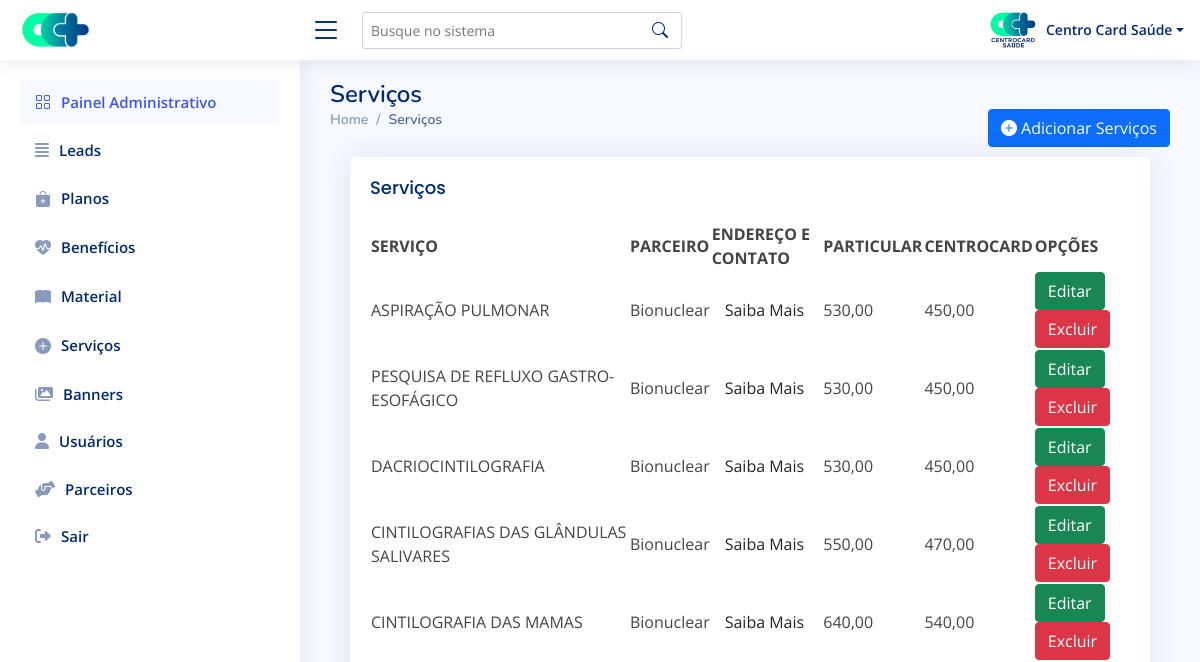
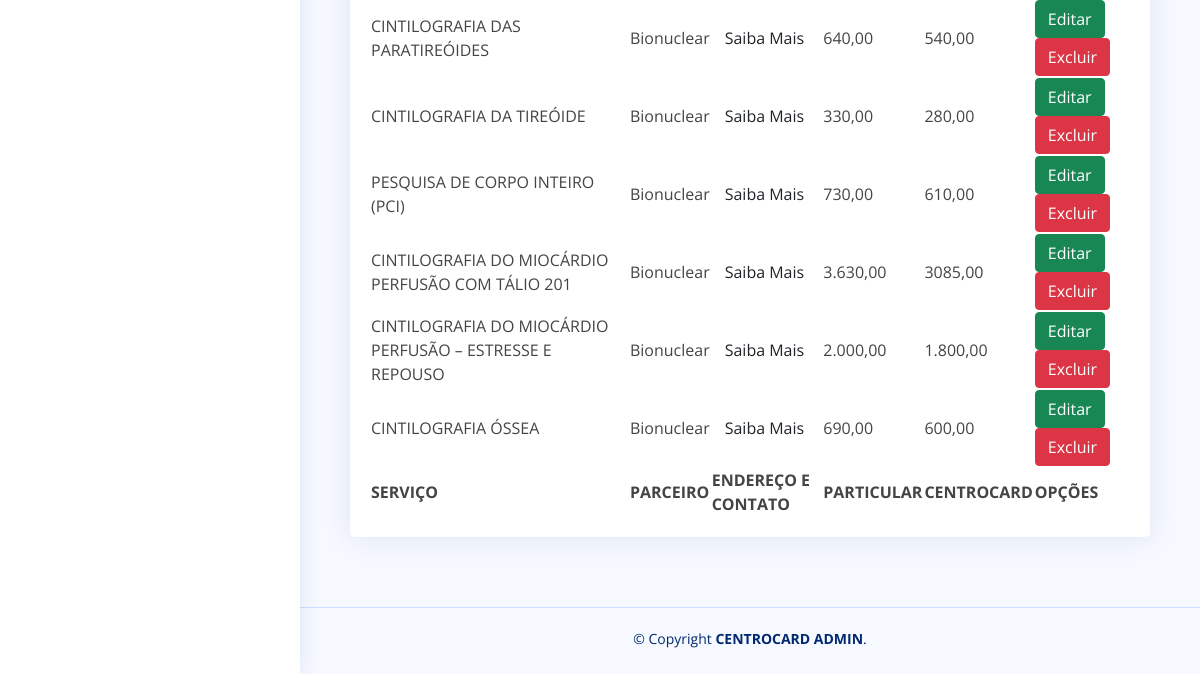
/admin/painel-servicos.php (signed in), run on an earlier commit of the app's database (2 pictures, top to bottom).
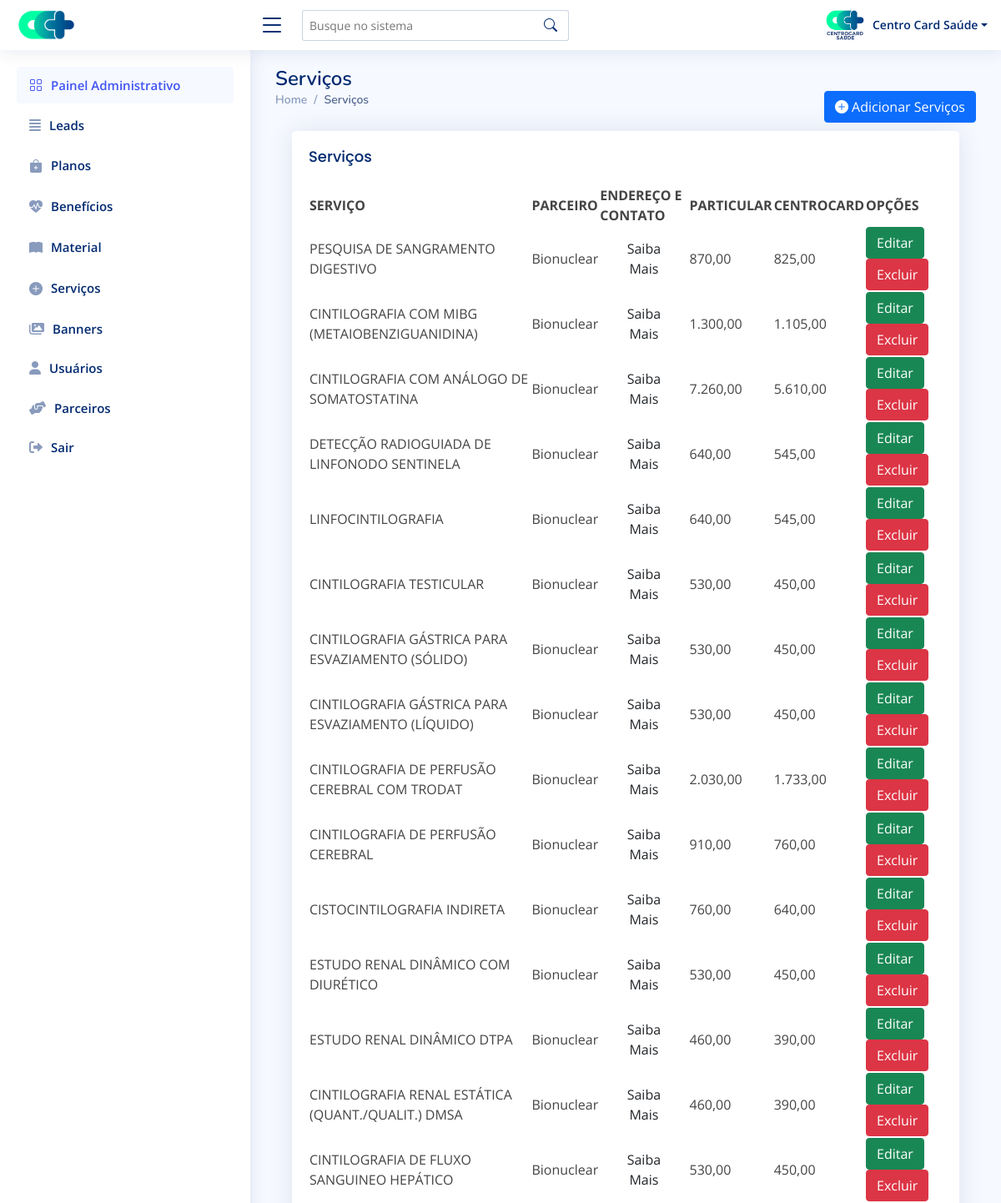
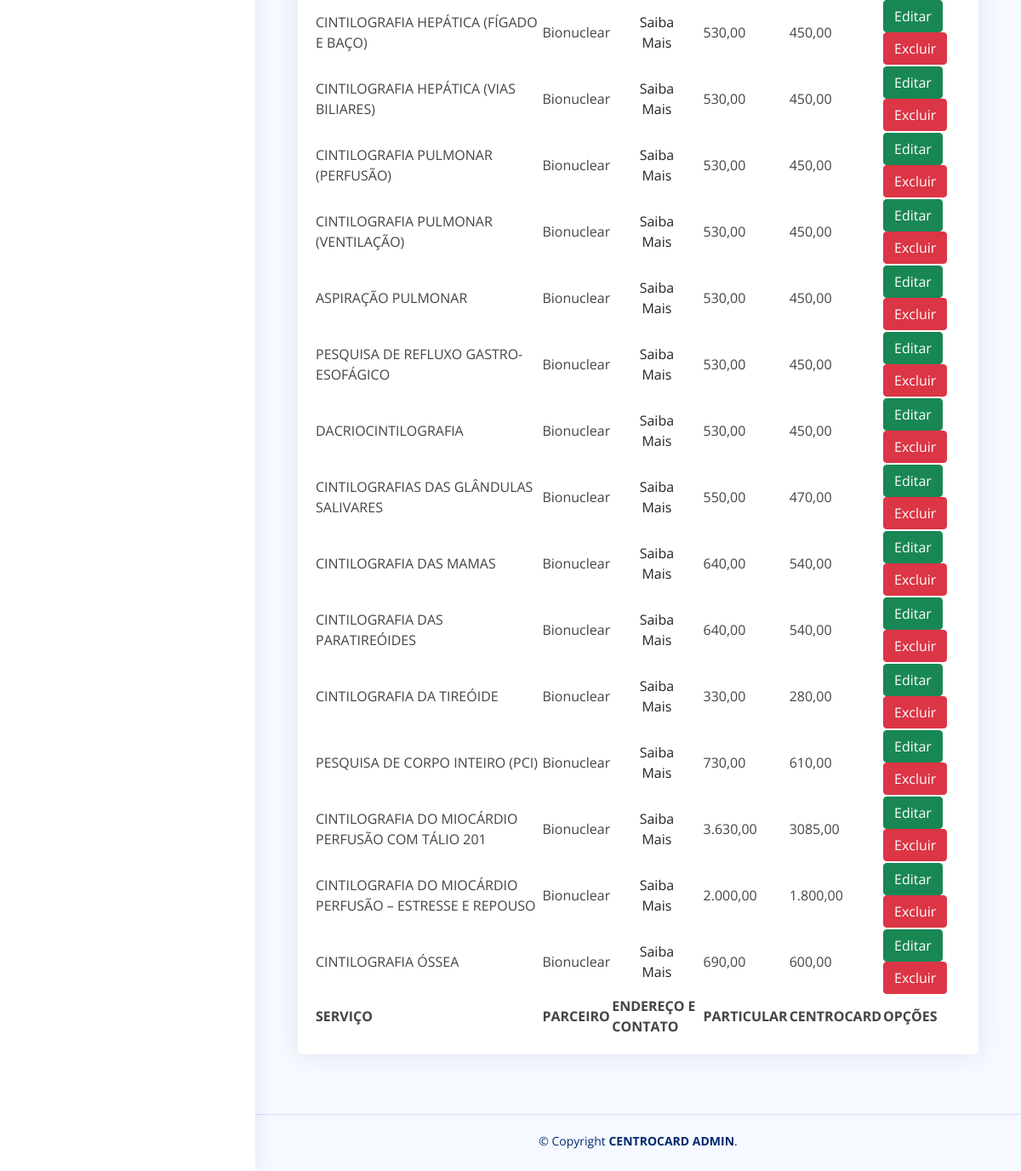
And on a later commit of the database (2 pictures, top to bottom).
### tables this page shows
CREATE TABLE `services` (
  `id` int(11) NOT NULL AUTO_INCREMENT,
  `name` varchar(200) DEFAULT NULL,
  `partner` varchar(400) DEFAULT NULL,
  `private` varchar(20) DEFAULT NULL,
  `centrocard` varchar(20) DEFAULT NULL,
  `type` varchar(10) DEFAULT NULL,
  PRIMARY KEY (`id`)
);

### admin/painel-servicos.php (the view, shortened to what this page needs)
<?php
require_once 'dbconfig.php';
?>
<!DOCTYPE html>
<html lang="pt-br">
<head>
    <link rel="stylesheet" href="https://cdnjs.cloudflare.com/ajax/libs/font-awesome/6.0.0-beta3/css/all.min.css" />
    <link href="assets/vendor/bootstrap/css/bootstrap.min.css" rel="stylesheet">
    <link href="assets/vendor/bootstrap-icons/bootstrap-icons.css" rel="stylesheet">
    <link rel="stylesheet" href="https://cdn.jsdelivr.net/npm/bootstrap-icons@1.8.1/font/bootstrap-icons.css">
    <link href="assets/vendor/quill/quill.snow.css" rel="stylesheet">
    <link href="assets/vendor/quill/quill.bubble.css" rel="stylesheet">
    <link href="assets/vendor/remixicon/remixicon.css" rel="stylesheet">
    <link rel="stylesheet" href="https://cdn.datatables.net/1.11.4/css/dataTables.bootstrap5.min.css" />
    <link rel="stylesheet" href="https://cdn.datatables.net/responsive/2.2.9/css/responsive.dataTables.min.css" />
    <link href="assets/css/style.css" rel="stylesheet">
</head>
<body>
    <?php include "components/header.php" ?>
    <?php include "components/sidebar.php" ?>
    <main id="main" class="main">
        <div class="pagetitle">
            <h1>Serviços</h1>
            <div class="d-flex justify-content-between">
                <nav>
                    <ol class="breadcrumb">
                        <li class="breadcrumb-item"><a href="index.php">Home</a></li>
                        <li class="breadcrumb-item active">Serviços</li>
                    </ol>
                </nav>
                <a href="add-servico.php">
                    <button type="submit" name="btnsave" class="btn btn-primary"><i class="bi bi-plus-circle-fill"></i> Adicionar Serviços</button>
                </a>
            </div>
        </div>
        <section class="section card-body">
            <div class="card recent-sales">
                <div class="card-body">
                    <h5 class="card-title">Serviços</h5>
                    <table id="example" class="display" style="width:100%">
                        <thead>
                            <tr>
                                <th>SERVIÇO</th>
                                <th>PARCEIRO</th>
                                <th>ENDEREÇO E CONTATO</th>
                                <th>PARTICULAR</th>
                                <th>CENTROCARD</th>
                                <th>OPÇÕES</th>
                            </tr>
                        </thead>
                        <tbody>
                            <?php
                            $stmt = $DB_con->prepare("SELECT * FROM services ORDER BY id DESC");
                            $stmt->execute();
                            if ($stmt->rowCount() > 0) {
                                while ($row = $stmt->fetch(PDO::FETCH_ASSOC)) {
                                    extract($row);
                            ?>
                                    <tr>
                                        <td><?php echo $name; ?></td>
                                        <td><?php echo $partner; ?></td>
                                        <td>
                                            <a href="#parceiro-<?php echo $partner; ?>" id="popup" class="jsModalTrigger">
                                                <button class="btn-saiba-mais btn" type="button" id="popup" class="jsModalTrigger">
                                                    Saiba Mais
                                                </button>
                                            </a>
                                        </td>
                                        <td><?php echo $private; ?></td>
                                        <td><?php echo $centrocard; ?></td>
                                        <td>
                                            <a href="editar-servico.php?edit_id=<?php echo $row['id']; ?>">
                                                <button type="button" class="btn btn-success">Editar</button>
                                            </a>
                                            <a href="?delete_id=<?php echo $row['id']; ?>">
                                                <button type="button" class="btn btn-danger">Excluir</button>
                                            </a>
                                        </td>
                                    </tr>
                                <?php
                                }
                            }
                            ?>
                        </tbody>
                        <tfoot>
                            <tr>
                                <th>SERVIÇO</th>
                                <th>PARCEIRO</th>
                                <th>ENDEREÇO E CONTATO</th>
                                <th>PARTICULAR</th>
                                <th>CENTROCARD</th>
                                <th>OPÇÕES</th>
                            </tr>
                        </tfoot>
                    </table>
                </div>
            </div>
        </section>
    </main>
    <?php include "components/footer.php"; ?>
</body>
</html>

### admin/components/header.php (shortened to what this page needs)
 <header id="header" class="header fixed-top d-flex align-items-center">
<div class="d-flex align-items-center justify-content-between">
  <a href="painel-controle.php" class="logo d-flex align-items-center">
    <img src="../assets/img/icon-semfundo.png" alt="" width="70">
  </a>
  <i class="bi bi-list toggle-sidebar-btn"></i>
</div>
<div class="search-bar">
  <form class="search-form d-flex align-items-center" method="POST" action="#">
    <input type="text" name="query" placeholder="Busque no sistema" title="Enter search keyword">
    <button type="submit" title="Search"><i class="bi bi-search"></i></button>
  </form>
</div>
<nav class="header-nav ms-auto">
  <ul class="d-flex align-items-center">
    <li class="nav-item dropdown pe-3">
      <a class="nav-link nav-profile d-flex align-items-center pe-0" href="#" data-bs-toggle="dropdown">
        <img src="./uploads/usuarios/<?php echo $_SESSION['img']; ?>" onerror="this.src='./assets/img/semperfil.png'" alt="Profile" class="rounded">
        <span class="d-none d-md-block dropdown-toggle ps-2"><?php echo $_SESSION['name']; ?></span>
      </a>
    </li>
  </ul>
</nav>
</header>

### admin/components/sidebar.php (shortened to what this page needs)
<aside id="sidebar" class="sidebar">
  <ul class="sidebar-nav" id="sidebar-nav">
    <li class="nav-item">
      <a class="nav-link " href="painel-controle.php">
        <i class="bi bi-grid"></i>
        <span>Painel Administrativo</span>
      </a>
    </li>
    <?php
    if (($_SESSION['type'] == 1) or ($_SESSION['type'] == 2) or ($_SESSION['type'] == 3)) {
    ?>
      <li class="nav-item">
        <a class="nav-link collapsed" href="painel-leads.php">
          <i class="fas fa-align-justify"></i>
          <span>Leads</span>
        </a>
      </li>
      <li class="nav-item">
        <a class="nav-link collapsed" href="painel-planos.php">
          <i class="bi bi-bag-plus-fill"></i>
          <span>Planos</span>
        </a>
      </li>
      <li class="nav-item">
        <a class="nav-link collapsed" href="painel-beneficios.php">
          <i class="bi bi-heart-pulse-fill"></i>
          <span>Benefícios</span>
        </a>
      </li>
      <li class="nav-item">
        <a class="nav-link collapsed" href="#">
          <i class="bi bi-book-fill"></i>
          <span>Material</span>
        </a>
      </li>
    <?php } ?>
    <?php
    if ($_SESSION['type'] == 1) {
    ?>
      <li class="nav-item">
        <a class="nav-link collapsed" href="painel-servicos.php">
          <i class="bi bi-plus-circle-fill"></i>
          <span>Serviços</span>
        </a>
      </li>
      <li class="nav-item">
        <a class="nav-link collapsed" href="painel-banners.php">
          <i class="fas fa-images"></i>
          <span>Banners</span>
        </a>
      </li>
      <li class="nav-item">
        <a class="nav-link collapsed" href="painel-usuarios.php">
          <i class="fas fa-user"></i>
          <span>Usuários</span>
        </a>
      </li>
      <li class="nav-item">
        <a class="nav-link collapsed" href="painel-parceiros.php">
          <i class="fas fa-hands-helping"></i>
          <span>Parceiros</span>
        </a>
      </li>
    <?php } ?>
    <li class="nav-item">
      <a class="nav-link collapsed" href="logout.php">
        <i class="fas fa-sign-out-alt"></i>
        <span>Sair</span>
      </a>
    </li>
  </ul>
</aside>

### admin/components/footer.php
<footer id="footer" class="footer">
  <div class="copyright">
    &copy; Copyright <strong><span>CENTROCARD ADMIN</span></strong>.
  </div>
  <div class="credits">
  </div>
</footer>

### admin/assets/css/style.css (style rules this page uses)
:root { scroll-behavior: smooth; }
body { font-family: "Open Sans", sans-serif; background : #f6f9ff; color : #444444; }
a { color : #4154f1; text-decoration: none; }
h1, h2, h3, h4, h5, h6 { font-family: "Nunito", sans-serif; }
#main { margin-top: 60px; padding : 20px 30px; transition: all 0.3s; }
.pagetitle { margin-bottom: 10px; }
.pagetitle h1 { font-size : 24px; margin-bottom: 0; font-weight : 600; color : #012970; }
.card { margin-bottom: 30px; border : none; border-radius: 5px; box-shadow : 0px 0 30px rgba(1, 41, 112, 0.1); overflow : hidden; }
.card-title { padding : 20px 0 15px 0; font-size : 18px; font-weight: 500; color : #012970; font-family: "Poppins", sans-serif; }
.card-body { padding: 0 20px 20px 20px; }
.breadcrumb { font-size : 14px; font-family: "Nunito", sans-serif; color : #899bbd; font-weight: 600; }
.breadcrumb a { color : #899bbd; transition: 0.3s; }
.breadcrumb .breadcrumb-item::before { color: #899bbd; }
.breadcrumb .active { color : #51678f; font-weight: 600; }
.logo { line-height: 1; }
@media (min-width: 1200px) { .logo { width: 280px; } }
.logo img { max-height : 80px; margin-right: 6px; }
.header { transition : all 0.5s; z-index : 997; height : 60px; box-shadow : 0px 2px 20px rgba(1, 41, 112, 0.1); background-color: #fff; padding-left : 20px; }
.header .toggle-sidebar-btn { font-size : 32px; padding-left: 10px; cursor : pointer; color : #012970; }
.header .search-bar { min-width: 360px; padding : 0 20px; }
.header .search-form { width: 100%; }
.header .search-form input { border : 0; font-size : 14px; color : #012970; border : 1px solid rgba(1, 41, 112, 0.2); padding : 7px 38px 7px 8px; border-radius: 3px; transition : 0.3s; width : 100%; }
.header .search-form button { border : 0; padding : 0; margin-left: -30px; background : none; }
.header .search-form button i { color: #012970; }
.header-nav ul { list-style: none; }
.header-nav>ul { margin : 0; padding: 0; }
.header-nav .nav-profile { color: #012970; }
.header-nav .nav-profile img { max-height: 36px; }
.header-nav .nav-profile span { font-size : 14px; font-weight: 600; }
.sidebar { position : fixed; top : 60px; left : 0; bottom : 0; width : 300px; z-index : 996; transition : all 0.3s; padding : 20px; overflow-y : auto; scrollbar-width : thin; scrollbar-color : #aab7cf transparent; box-shadow : 0px 0px 20px rgba(1, 41, 112, 0.1); background-color: #fff; }
@media (min-width: 1200px) { #main, #footer { margin-left: 300px; } }
.sidebar-nav { padding : 0; margin : 0; list-style: none; }
.sidebar-nav li { padding : 0; margin : 0; list-style: none; }
.sidebar-nav .nav-item { margin-bottom: 5px; }
.sidebar-nav .nav-link { display : flex; align-items : center; font-size : 15px; font-weight : 600; color : #4154f1; transition : 0.3; background : #f6f9ff; padding : 10px 15px; border-radius: 4px; }
.sidebar-nav .nav-link i { font-size : 16px; margin-right: 10px; color : #4154f1; }
.sidebar-nav .nav-link.collapsed { color : #012970; background: #fff; }
.sidebar-nav .nav-link.collapsed i { color: #899bbd; }
.footer { padding : 20px 0; font-size : 14px; transition: all 0.3s; border-top: 1px solid #cddfff; }
.footer .copyright { text-align: center; color : #012970; }
.footer .credits { padding-top: 5px; text-align : center; font-size : 13px; color : #012970; }

What changed in the data, as far as the page shows it:
added services: name "PESQUISA DE SANGRAMENTO DIGESTIVO", partner "Bionuclear", private "870,00", centrocard "825,00"
added services: name "CINTILOGRAFIA COM MIBG (METAIOBENZIGUANIDINA)", partner "Bionuclear", private "1.300,00", centrocard "1.105,00"
added services: name "CINTILOGRAFIA COM ANÁLOGO DE SOMATOSTATINA", partner "Bionuclear", private "7.260,00", centrocard "5.610,00"
added services: name "DETECÇÃO RADIOGUIADA DE LINFONODO SENTINELA", partner "Bionuclear", private "640,00", centrocard "545,00"
added services: name "LINFOCINTILOGRAFIA", partner "Bionuclear", private "640,00", centrocard "545,00"
added services: name "CINTILOGRAFIA TESTICULAR", partner "Bionuclear", private "530,00", centrocard "450,00"
added services: name "CINTILOGRAFIA GÁSTRICA PARA ESVAZIAMENTO (SÓLIDO)", partner "Bionuclear", private "530,00", centrocard "450,00"
added services: name "CINTILOGRAFIA GÁSTRICA PARA ESVAZIAMENTO (LÍQUIDO)", partner "Bionuclear", private "530,00", centrocard "450,00"
added services: name "CINTILOGRAFIA DE PERFUSÃO CEREBRAL COM TRODAT", partner "Bionuclear", private "2.030,00", centrocard "1.733,00"
added services: name "CINTILOGRAFIA DE PERFUSÃO CEREBRAL", partner "Bionuclear", private "910,00", centrocard "760,00"
added services: name "CISTOCINTILOGRAFIA INDIRETA", partner "Bionuclear", private "760,00", centrocard "640,00"
added services: name "ESTUDO RENAL DINÂMICO COM DIURÉTICO", partner "Bionuclear", private "530,00", centrocard "450,00"
added services: name "ESTUDO RENAL DINÂMICO DTPA", partner "Bionuclear", private "460,00", centrocard "390,00"
added services: name "CINTILOGRAFIA RENAL ESTÁTICA (QUANT./QUALIT.) DMSA", partner "Bionuclear", private "460,00", centrocard "390,00"
added services: name "CINTILOGRAFIA DE FLUXO SANGUINEO HEPÁTICO", partner "Bionuclear", private "530,00", centrocard "450,00"
added services: name "CINTILOGRAFIA HEPÁTICA (FÍGADO E BAÇO)", partner "Bionuclear", private "530,00", centrocard "450,00"
added services: name "CINTILOGRAFIA HEPÁTICA (VIAS BILIARES)", partner "Bionuclear", private "530,00", centrocard "450,00"
added services: name "CINTILOGRAFIA PULMONAR (PERFUSÃO)", partner "Bionuclear", private "530,00", centrocard "450,00"
added services: name "CINTILOGRAFIA PULMONAR (VENTILAÇÃO)", partner "Bionuclear", private "530,00", centrocard "450,00"
